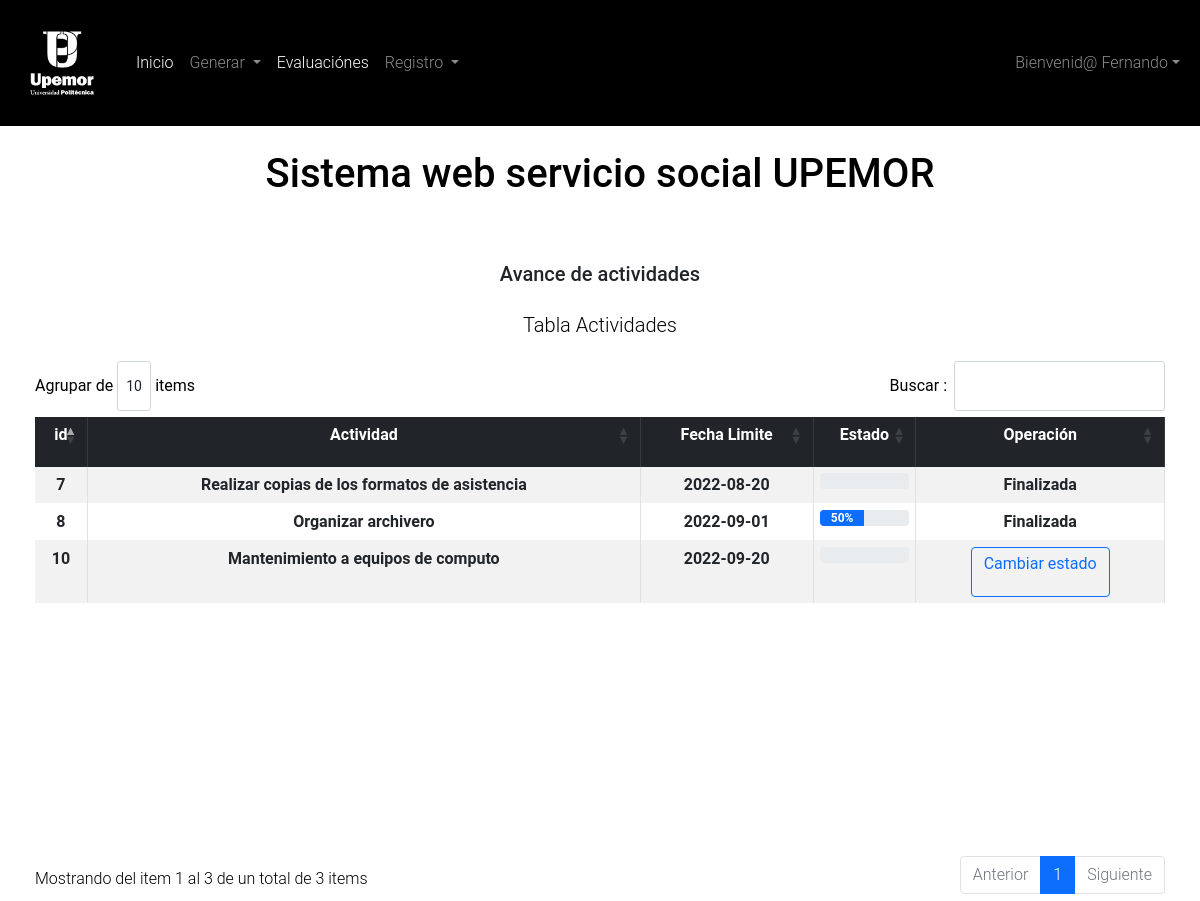
/vista/registroAvance.php (signed in), run on the app's committed database.
### tables this page shows
CREATE TABLE `imagenes` (
  `idImg` int(11) NOT NULL AUTO_INCREMENT,
  `descripcion` varchar(50) DEFAULT NULL,
  `lugarImg` varchar(30) DEFAULT NULL,
  `estado` tinyint(4) DEFAULT NULL,
  `foto` varchar(200) DEFAULT NULL,
  PRIMARY KEY (`idImg`)
);

CREATE TABLE `asignacion` (
  `idAsignacion` int(11) NOT NULL AUTO_INCREMENT,
  `actividadRealizar` varchar(500) DEFAULT NULL,
  `fecha` date DEFAULT NULL,
  `estado` varchar(50) DEFAULT NULL,
  `idAlta` int(11) DEFAULT NULL,
  PRIMARY KEY (`idAsignacion`),
  KEY `idAlta` (`idAlta`),
  CONSTRAINT `asignacion_ibfk_1` FOREIGN KEY (`idAlta`) REFERENCES `altalumno` (`idAlta`)
);

### vista/registroAvance.php (the view, shortened to what this page needs)
<!doctype html>
<?php
  require("../conexion/connect_db.php");
  $resultAll = mysqli_query($mysqli," SELECT foto FROM imagenes WHERE estado = '1' && lugarImg = 'Logotipo' ORDER BY idImg DESC LIMIT 1; ");
  $rowData = mysqli_fetch_array($resultAll);
  $val = $_SESSION['matriculaAlumno'];
  $sql="SELECT * FROM asignacion INNER JOIN altalumno on altalumno.idAlta=asignacion.idAlta where matriculaAlumno = '$val';";
  $query=mysqli_query($mysqli,$sql);
  $ma = $_SESSION['matriculaAlumno'];
  $consulta="SELECT * FROM altalumno WHERE matriculaAlumno='$ma'";
  $query5=mysqli_query($mysqli,$consulta);
  $row5=mysqli_fetch_array($query5);
?>
<html lang="en">
  <head>
    <link rel="stylesheet" href="https://cdn.datatables.net/1.10.20/css/dataTables.bootstrap4.min.css">
    <link href="https://cdn.jsdelivr.net/npm/bootstrap@5.0.2/dist/css/bootstrap.min.css" rel="stylesheet">
    <link rel="stylesheet" href="../vista/style/estilos.css" />
  </head>
  <body class="">
    <nav class="navbar navbar-expand-lg navbar navbar-dark bg-dark">
      <div class="container-fluid">
        <a class="navbar-brand" href="#">
          <img src="<?php echo $rowData['foto']; ?>" alt="logo" width="100">
        </a>
        <div class="collapse navbar-collapse" id="navbarSupportedContent">
          <ul class="navbar-nav me-auto mb-2 mb-lg-0">
            <li class="nav-item">
              <a class="nav-link active" aria-current="page" href="../vista/indexAlumno.php">Inicio</a>
            </li>
            <li class="nav-item dropdown">
              <a class="nav-link dropdown-toggle" href="#" id="navbarDropdown" role="button" data-bs-toggle="dropdown" aria-expanded="false">
                Generar
              </a>
            </li>
            <li class="nav-item">
              <?php if ($row5['estadoliberacion'] == 1) { ?>
              <a class="nav-link active" aria-current="page" href="../vista/registroEvaluacion.php">Evaluaciónes</a>
              <?php } ?>
            </li>
            <li class="nav-item dropdown">
              <a class="nav-link dropdown-toggle" href="#" id="navbarDropdown" role="button" data-bs-toggle="dropdown" aria-expanded="false">
                Registro
              </a>
            </li>
          </ul>
          <ul class="navbar-nav">
              <li class="nav-item dropdown">
              <a class="nav-link dropdown-toggle" href="#" id="navbarDropdown" role="button" data-bs-toggle="dropdown" aria-expanded="false">Bienvenid@ <?php echo $_SESSION['nombreAlumno'] ?></a>
        </div>
      </div>
    </nav>
    <h1 class="font-weight-bold mb-4 text-center p-4">Sistema web servicio social UPEMOR</h1>
    <h5 class="text-dark text-center p-3">Avance de actividades</h5>
    <p style="text-align: center; font-size: 20px; ">Tabla Actividades</p>
    <div class="container" style="margin-top: 5px;padding: 5px">
    <table id="tablax" class="table table-striped table-bordered">
        <thead class="table-dark table-borderless">
            <th style="text-align: center;">id</th>
            <th style="text-align: center">Actividad</th>
            <th style="text-align: center">Fecha Limite</th>
            <th style="text-align: center">Estado</th>
            <th style="text-align: center">Operación</th>
        </thead>
        <tbody>
            <?php while($row=mysqli_fetch_array($query)){ ?>
            <tr>
              <th style="text-align: center"><?php  echo $row['idAsignacion']?></th>
              <th style="text-align: center"><?php  echo $row['actividadRealizar']?></th>
              <th style="text-align: center"><?php  echo $row['fecha']?></th>
              <th style="text-align: center">
                <div class="progress">
                  <div class="progress-bar" role="progressbar" style="width: <?php  echo $row['estado']?>%;" aria-valuenow="0" aria-valuemin="0" aria-valuemax="100"><?php  echo $row['estado']?>%</div>
                </div>
              </th>
              <?php if ($DateAndTime = date('o-m-d', time()) < $row['fecha'] ){ ?>
              <th style="text-align: center"><a href="../vista/estadoActividad.php?id=<?php echo $row['idAsignacion'] ?>" class="btn btn-outline-primary">Cambiar estado</a></th>
              <?php }else{ ?>
              <th style="text-align: center"><a>Finalizada</a></th>
              <?php } ?>
            </tr>
            <?php } ?>
            </tbody>
    </table>
    </div>
  </body>
</html>

### vista/style/estilos.css (style rules this page uses)
:root { --dark: #000000; --dark-x: #1e2126; }
body { font-family: 'Roboto', sans-serif; font-weight: 300; color: var(--light); }
.bg-dark { background-color: var(--dark) !important; }
.form-control, .btn { min-height: 3.125rem; line-height: initial; }
* { box-sizing: border-box; }

### vista/registroAvance.php (style rules this page uses)
th,td { padding: 0.4rem !important; }

### data on the page
imagenes: foto (picture)
asignacion: idAsignacion "7", actividadRealizar "Realizar copias de los formatos de asistencia", fecha "2022-08-20", shows "Finalizada"
asignacion: idAsignacion "8", actividadRealizar "Organizar archivero", fecha "2022-09-01", estado "50", shows "Finalizada"
asignacion: idAsignacion "10", actividadRealizar "Mantenimiento a equipos de computo", fecha "2022-09-20"

### other printed values
$_SESSION['nombreAlumno'] "Fernando"
